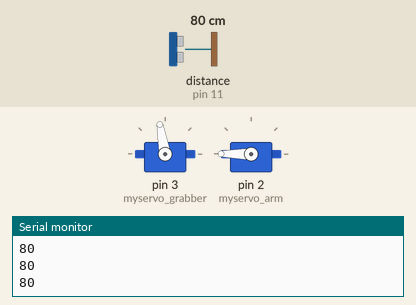
Recording of a sketch running on a simulated Arduino Uno, built with avr-gcc and run on an emulated ATmega328P. Shown: 2 × servo, the last lines printed to the serial monitor. The inputs (shaded band) are chosen by the test bench; at power-on: distance to the obstacle (sensor on pin 11) 80 cm. The echo pulse lasts 58.3 µs per cm.

Above: at 1.2 s.
1.3 s: distance to the obstacle (sensor on pin 11) set to 21 cm
2.8 s: distance to the obstacle (sensor on pin 11) set to 18 cm
At 3.8 s:
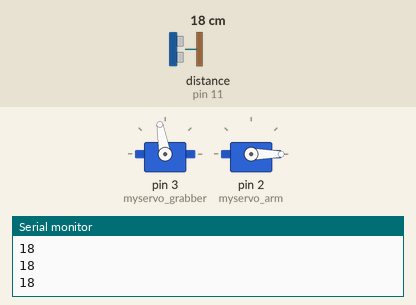
8.7 s: distance to the obstacle (sensor on pin 11) set to 35 cm
At 9.6 s:
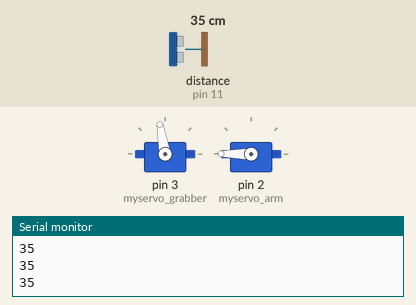
10.7 s: distance to the obstacle (sensor on pin 11) set to 2 cm
At 13.5 s:
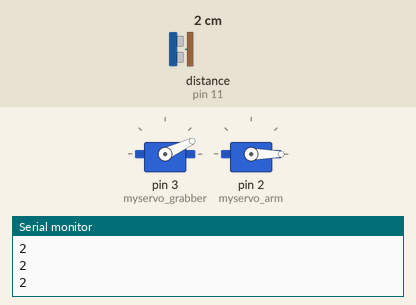
Timing chart, 0 to 14.7 s (numbered marks = the images above; inputs shaded):
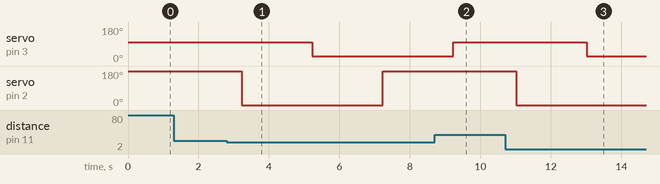

Measured:
- the behaviour switches between 20 and 19 cm on distance to the obstacle (sensor on pin 11) (found by bisection; images 0 and 1)
- after the input at 2.8 s, servo on pin 3 (myservo_grabber): 100° → 25° after 2.4 s; servo on pin 2 (myservo_arm): 180° → 0° after 0.42 s, → 180° 4.0 s later
- after the input at 8.7 s, servo on pin 2 (myservo_arm): stays 180° (without the input it goes to 0° after 0.88 s)
- after the input at 10.7 s, servo on pin 3 (myservo_grabber): 100° → 25° after 2.3 s; servo on pin 2 (myservo_arm): 180° → 0° after 0.32 s

The sketch:

pick_up_the_cube.ino
```cpp
#include <Servo.h>   //it's in the ide already.
#include <Ultrasonic.h>

int DISTANCE_THRESHLD_CUBE = 20;
Ultrasonic ultrasonic_4(10,11);//(trig,echo)

int t=0;//avoid the sensor too sensetive
Servo myservo_grabber;  // create a servo object
Servo myservo_arm;  // create a servo object

void setup() {

  Serial.begin(9600);
  myservo_grabber.attach(3);  //set its pin
  myservo_arm.attach(2);       //set its pin

  myservo_grabber.write(100);    // initial the grabber be open
  myservo_arm.write(180);        // initial the arm rasing
}
//range of the grabber is 30~100
//range of the arm 0~180
void loop() {
  int distance_cube = ultrasonic_4.read();
  Serial.println(distance_cube);
  if(cube_close_or_not(distance_cube)){
    pick();
  }
}

bool cube_close_or_not(int x){

  if(x<DISTANCE_THRESHLD_CUBE)t++;
  if(t>100){
    return true;
  }
  else return false;
}

void pick(){
myservo_arm.write(0);        //1.the arm moves down
delay(2000);                   //the grabber is waiting the arm moving down for 2s
myservo_grabber.write(25);      //2.grabber clamps
delay(2000);                   //the arm is waiting the grabber clamping  for 2s
myservo_arm.write(180);          //3.the arm moves up
delay(2000);                   //the grabber is waiting the arm moving down for 2s
myservo_grabber.write(100);    //4.grabber opens
t=0;
}
```
